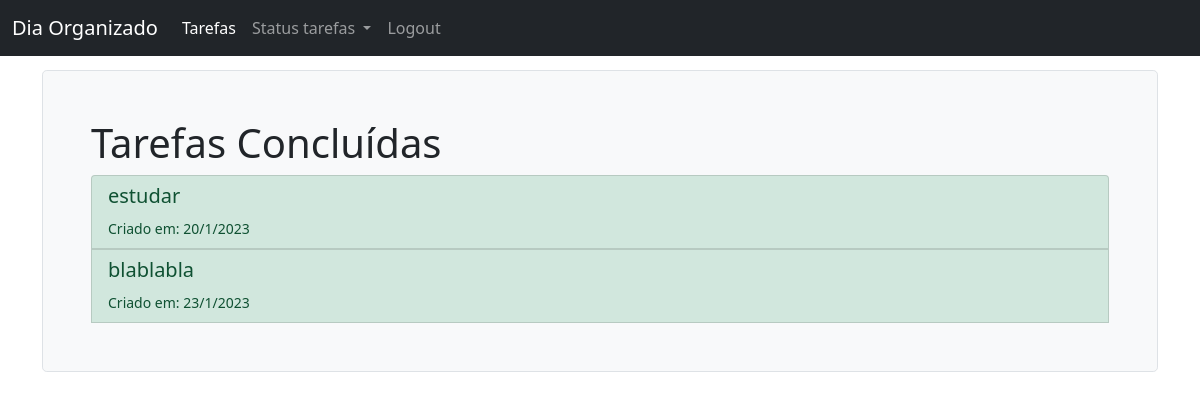
Page /tarefas/concluidas/ on the earlier database version.
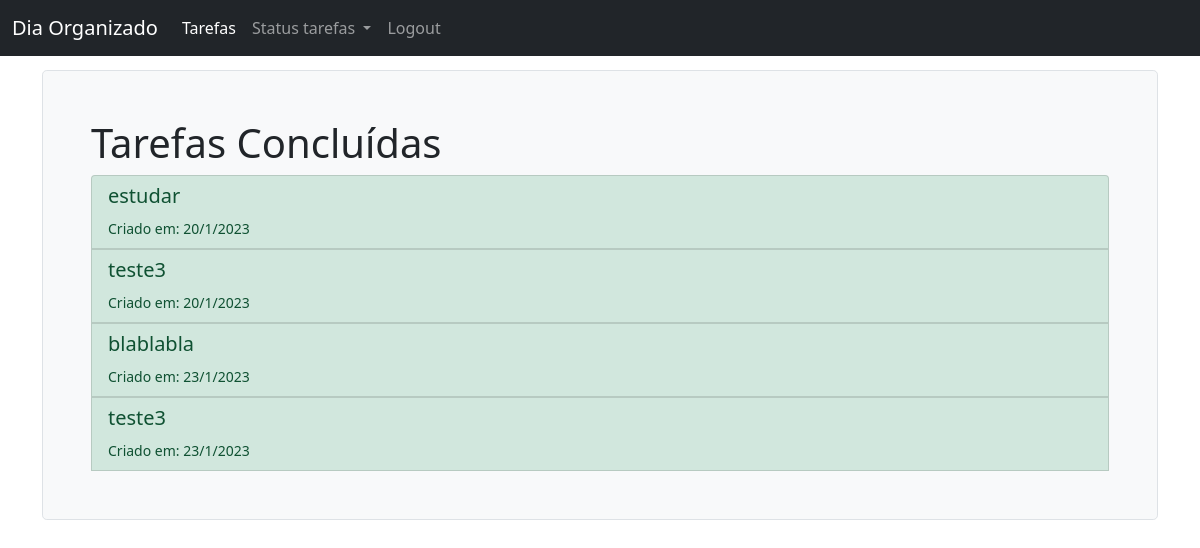
Same page on the later database version.
### tarefas/models.py (models this page shows)
class Tarefa(models.Model):
    OPCOES_STATUS = (
        ('concluído', 'Concluído'),  # o primeiro é do banco de dados e o segundo é o que aparecerá na app
        ('pendente', 'Pendente'),
        ('adiado', 'Adiado'),
    )
    OPCOES_CATEGORIA = (
        ('urgente', 'Urgente'),
        ('importante', 'Importante'),
        ('não urgente', 'Não Urgente'),
    )
    descricao = models.CharField(max_length=400)
    criacao = models.DateTimeField(auto_now_add=True)
    categoria = models.CharField(max_length=25, choices=OPCOES_CATEGORIA, default='importante')
    status = models.CharField(max_length=25, choices=OPCOES_STATUS, default='pendente')

### tarefas/views.py (the view)
# urls.py: path('concluidas/', views.tarefas_concluidas_list, name='tarefas_concluida_list'),
def tarefas_concluidas_list(request):
    tarefas_concluidas = Tarefa.objects.filter(status='concluído')
    return render(request, 'tarefas/tarefas_concluidas.html', {'tarefas_concluidas':tarefas_concluidas})

### tarefas/templates/tarefas/tarefas_concluidas.html (shortened to what this page needs)
{% extends 'base.html' %}
{% block content %}
  <div class="h-100 p-5 bg-light border rounded-3">
    <h1>Tarefas Concluídas</h1>
    <div class="list-group">
      {% for tarefa in tarefas_concluidas %}
        <button type="button" class="list-group-item list-group-item-success list-group-item-action" data-bs-toggle="modal" data-bs-target="#modal{{ tarefa.id }}">
          <h5>{{ tarefa.descricao }}</h5>
          <small>Criado em: {{ tarefa.criacao.day }}/{{ tarefa.criacao.month }}/{{ tarefa.criacao.year }}</small>
        </button>
      {% empty %}
        <h2>Nenhuma tarefa foi concluída</h2>
      {% endfor %}
    </div>
  </div>
{% endblock content %}

Differences in the rows shown:
now on this page (row edited): Tarefa: descricao "teste3", criacao.day "20", criacao.month "1", criacao.year "2023"
now on this page (row edited): Tarefa: descricao "teste3", criacao.day "23", criacao.month "1", criacao.year "2023"
